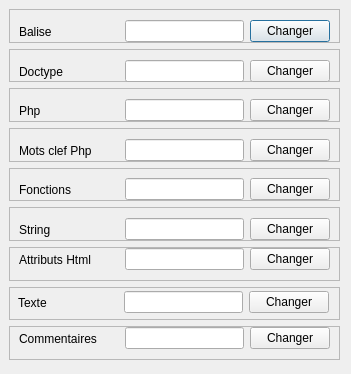
<?xml version="1.0" encoding="UTF-8"?>
<ui version="4.0">
 <class>confCouleur</class>
 <widget class="QDialog" name="confCouleur">
  <property name="geometry">
   <rect>
    <x>0</x>
    <y>0</y>
    <width>351</width>
    <height>374</height>
   </rect>
  </property>
  <property name="windowTitle">
   <string>Configuration des couleurs</string>
  </property>
  <widget class="QWidget" name="verticalLayoutWidget">
   <property name="geometry">
    <rect>
     <x>9</x>
     <y>9</y>
     <width>331</width>
     <height>351</height>
    </rect>
   </property>
   <layout class="QVBoxLayout" name="verticalLayout">
    <item>
     <widget class="QFrame" name="frame">
      <property name="frameShape">
       <enum>QFrame::StyledPanel</enum>
      </property>
      <property name="frameShadow">
       <enum>QFrame::Raised</enum>
      </property>
      <widget class="QWidget" name="horizontalLayoutWidget">
       <property name="geometry">
        <rect>
         <x>10</x>
         <y>10</y>
         <width>311</width>
         <height>25</height>
        </rect>
       </property>
       <layout class="QHBoxLayout" name="horizontalLayout">
        <item>
         <widget class="QLabel" name="label">
          <property name="minimumSize">
           <size>
            <width>100</width>
            <height>0</height>
           </size>
          </property>
          <property name="maximumSize">
           <size>
            <width>100</width>
            <height>16777215</height>
           </size>
          </property>
          <property name="text">
           <string>Balise</string>
          </property>
         </widget>
        </item>
        <item>
         <widget class="QLineEdit" name="lineEdit_balise"/>
        </item>
        <item>
         <widget class="QPushButton" name="pushButton_balise">
          <property name="text">
           <string>Changer</string>
          </property>
         </widget>
        </item>
       </layout>
      </widget>
     </widget>
    </item>
    <item>
     <widget class="QFrame" name="frame_2">
      <property name="frameShape">
       <enum>QFrame::StyledPanel</enum>
      </property>
      <property name="frameShadow">
       <enum>QFrame::Raised</enum>
      </property>
      <widget class="QWidget" name="horizontalLayoutWidget_2">
       <property name="geometry">
        <rect>
         <x>10</x>
         <y>10</y>
         <width>311</width>
         <height>25</height>
        </rect>
       </property>
       <layout class="QHBoxLayout" name="horizontalLayout_2">
        <item>
         <widget class="QLabel" name="label_2">
          <property name="minimumSize">
           <size>
            <width>100</width>
            <height>0</height>
           </size>
          </property>
          <property name="maximumSize">
           <size>
            <width>100</width>
            <height>16777215</height>
           </size>
          </property>
          <property name="text">
           <string>Doctype</string>
          </property>
         </widget>
        </item>
        <item>
         <widget class="QLineEdit" name="lineEdit_doctype"/>
        </item>
        <item>
         <widget class="QPushButton" name="pushButton_doctype">
          <property name="text">
           <string>Changer</string>
          </property>
         </widget>
        </item>
       </layout>
      </widget>
     </widget>
    </item>
    <item>
     <widget class="QFrame" name="frame_3">
      <property name="frameShape">
       <enum>QFrame::StyledPanel</enum>
      </property>
      <property name="frameShadow">
       <enum>QFrame::Raised</enum>
      </property>
      <widget class="QWidget" name="horizontalLayoutWidget_3">
       <property name="geometry">
        <rect>
         <x>10</x>
         <y>10</y>
         <width>311</width>
         <height>25</height>
        </rect>
       </property>
       <layout class="QHBoxLayout" name="horizontalLayout_3">
        <item>
         <widget class="QLabel" name="label_3">
          <property name="minimumSize">
           <size>
            <width>100</width>
            <height>0</height>
           </size>
          </property>
          <property name="maximumSize">
           <size>
            <width>100</width>
            <height>16777215</height>
           </size>
          </property>
          <property name="text">
           <string>Php</string>
          </property>
         </widget>
        </item>
        <item>
         <widget class="QLineEdit" name="lineEdit_php"/>
        </item>
        <item>
         <widget class="QPushButton" name="pushButton_php">
          <property name="text">
           <string>Changer</string>
          </property>
         </widget>
        </item>
       </layout>
      </widget>
     </widget>
    </item>
    <item>
     <widget class="QFrame" name="frame_4">
      <property name="frameShape">
       <enum>QFrame::StyledPanel</enum>
      </property>
      <property name="frameShadow">
       <enum>QFrame::Raised</enum>
      </property>
      <widget class="QWidget" name="horizontalLayoutWidget_4">
       <property name="geometry">
        <rect>
         <x>10</x>
         <y>10</y>
         <width>311</width>
         <height>25</height>
        </rect>
       </property>
       <layout class="QHBoxLayout" name="horizontalLayout_4">
        <item>
         <widget class="QLabel" name="label_4">
          <property name="minimumSize">
           <size>
            <width>100</width>
            <height>0</height>
           </size>
          </property>
          <property name="maximumSize">
           <size>
            <width>100</width>
            <height>16777215</height>
           </size>
          </property>
          <property name="text">
           <string>Mots clef Php</string>
          </property>
         </widget>
        </item>
        <item>
         <widget class="QLineEdit" name="lineEdit_motscles"/>
        </item>
        <item>
         <widget class="QPushButton" name="pushButton_motscles">
          <property name="text">
           <string>Changer</string>
          </property>
         </widget>
        </item>
       </layout>
      </widget>
     </widget>
    </item>
    <item>
     <widget class="QFrame" name="frame_5">
      <property name="frameShape">
       <enum>QFrame::StyledPanel</enum>
      </property>
      <property name="frameShadow">
       <enum>QFrame::Raised</enum>
      </property>
      <widget class="QWidget" name="horizontalLayoutWidget_5">
       <property name="geometry">
        <rect>
         <x>10</x>
         <y>9</y>
         <width>311</width>
         <height>25</height>
        </rect>
       </property>
       <layout class="QHBoxLayout" name="horizontalLayout_5">
        <item>
         <widget class="QLabel" name="label_5">
          <property name="minimumSize">
           <size>
            <width>100</width>
            <height>0</height>
           </size>
          </property>
          <property name="maximumSize">
           <size>
            <width>100</width>
            <height>16777215</height>
           </size>
          </property>
          <property name="text">
           <string>Fonctions </string>
          </property>
         </widget>
        </item>
        <item>
         <widget class="QLineEdit" name="lineEdit_fonctions">
          <property name="minimumSize">
           <size>
            <width>40</width>
            <height>10</height>
           </size>
          </property>
         </widget>
        </item>
        <item>
         <widget class="QPushButton" name="pushButton_fonction">
          <property name="text">
           <string>Changer</string>
          </property>
         </widget>
        </item>
       </layout>
      </widget>
     </widget>
    </item>
    <item>
     <widget class="QFrame" name="frame_6">
      <property name="frameShape">
       <enum>QFrame::StyledPanel</enum>
      </property>
      <property name="frameShadow">
       <enum>QFrame::Raised</enum>
      </property>
      <widget class="QWidget" name="horizontalLayoutWidget_6">
       <property name="geometry">
        <rect>
         <x>10</x>
         <y>10</y>
         <width>311</width>
         <height>25</height>
        </rect>
       </property>
       <layout class="QHBoxLayout" name="horizontalLayout_6">
        <item>
         <widget class="QLabel" name="label_6">
          <property name="minimumSize">
           <size>
            <width>100</width>
            <height>0</height>
           </size>
          </property>
          <property name="maximumSize">
           <size>
            <width>100</width>
            <height>16777215</height>
           </size>
          </property>
          <property name="text">
           <string>String</string>
          </property>
         </widget>
        </item>
        <item>
         <widget class="QLineEdit" name="lineEdit_caractere"/>
        </item>
        <item>
         <widget class="QPushButton" name="pushButton_string">
          <property name="text">
           <string>Changer</string>
          </property>
         </widget>
        </item>
       </layout>
      </widget>
     </widget>
    </item>
    <item>
     <widget class="QFrame" name="frame_7">
      <property name="frameShape">
       <enum>QFrame::StyledPanel</enum>
      </property>
      <property name="frameShadow">
       <enum>QFrame::Raised</enum>
      </property>
      <widget class="QWidget" name="horizontalLayoutWidget_7">
       <property name="geometry">
        <rect>
         <x>10</x>
         <y>0</y>
         <width>311</width>
         <height>25</height>
        </rect>
       </property>
       <layout class="QHBoxLayout" name="horizontalLayout_7">
        <item>
         <widget class="QLabel" name="label_7">
          <property name="minimumSize">
           <size>
            <width>100</width>
            <height>0</height>
           </size>
          </property>
          <property name="maximumSize">
           <size>
            <width>100</width>
            <height>16777215</height>
           </size>
          </property>
          <property name="text">
           <string>Attributs Html</string>
          </property>
         </widget>
        </item>
        <item>
         <widget class="QLineEdit" name="lineEdit_attributs"/>
        </item>
        <item>
         <widget class="QPushButton" name="pushButton_attribut">
          <property name="text">
           <string>Changer</string>
          </property>
         </widget>
        </item>
       </layout>
      </widget>
     </widget>
    </item>
    <item>
     <widget class="QFrame" name="frame_8">
      <property name="frameShape">
       <enum>QFrame::StyledPanel</enum>
      </property>
      <property name="frameShadow">
       <enum>QFrame::Raised</enum>
      </property>
      <widget class="QWidget" name="horizontalLayoutWidget_8">
       <property name="geometry">
        <rect>
         <x>9</x>
         <y>3</y>
         <width>311</width>
         <height>25</height>
        </rect>
       </property>
       <layout class="QHBoxLayout" name="horizontalLayout_8">
        <item>
         <widget class="QLabel" name="label_8">
          <property name="minimumSize">
           <size>
            <width>100</width>
            <height>0</height>
           </size>
          </property>
          <property name="maximumSize">
           <size>
            <width>100</width>
            <height>16777215</height>
           </size>
          </property>
          <property name="text">
           <string>Texte</string>
          </property>
         </widget>
        </item>
        <item>
         <widget class="QLineEdit" name="lineEdit_texte"/>
        </item>
        <item>
         <widget class="QPushButton" name="pushButton_texte">
          <property name="text">
           <string>Changer</string>
          </property>
         </widget>
        </item>
       </layout>
      </widget>
     </widget>
    </item>
    <item>
     <widget class="QFrame" name="frame_9">
      <property name="frameShape">
       <enum>QFrame::StyledPanel</enum>
      </property>
      <property name="frameShadow">
       <enum>QFrame::Raised</enum>
      </property>
      <widget class="QWidget" name="horizontalLayoutWidget_9">
       <property name="geometry">
        <rect>
         <x>10</x>
         <y>0</y>
         <width>311</width>
         <height>25</height>
        </rect>
       </property>
       <layout class="QHBoxLayout" name="horizontalLayout_9">
        <item>
         <widget class="QLabel" name="label_9">
          <property name="minimumSize">
           <size>
            <width>100</width>
            <height>0</height>
           </size>
          </property>
          <property name="maximumSize">
           <size>
            <width>100</width>
            <height>16777215</height>
           </size>
          </property>
          <property name="text">
           <string>Commentaires</string>
          </property>
         </widget>
        </item>
        <item>
         <widget class="QLineEdit" name="lineEdit_commentaire"/>
        </item>
        <item>
         <widget class="QPushButton" name="pushButton_commentaire">
          <property name="text">
           <string>Changer</string>
          </property>
         </widget>
        </item>
       </layout>
      </widget>
     </widget>
    </item>
   </layout>
  </widget>
 </widget>
 <resources/>
 <connections/>
</ui>
